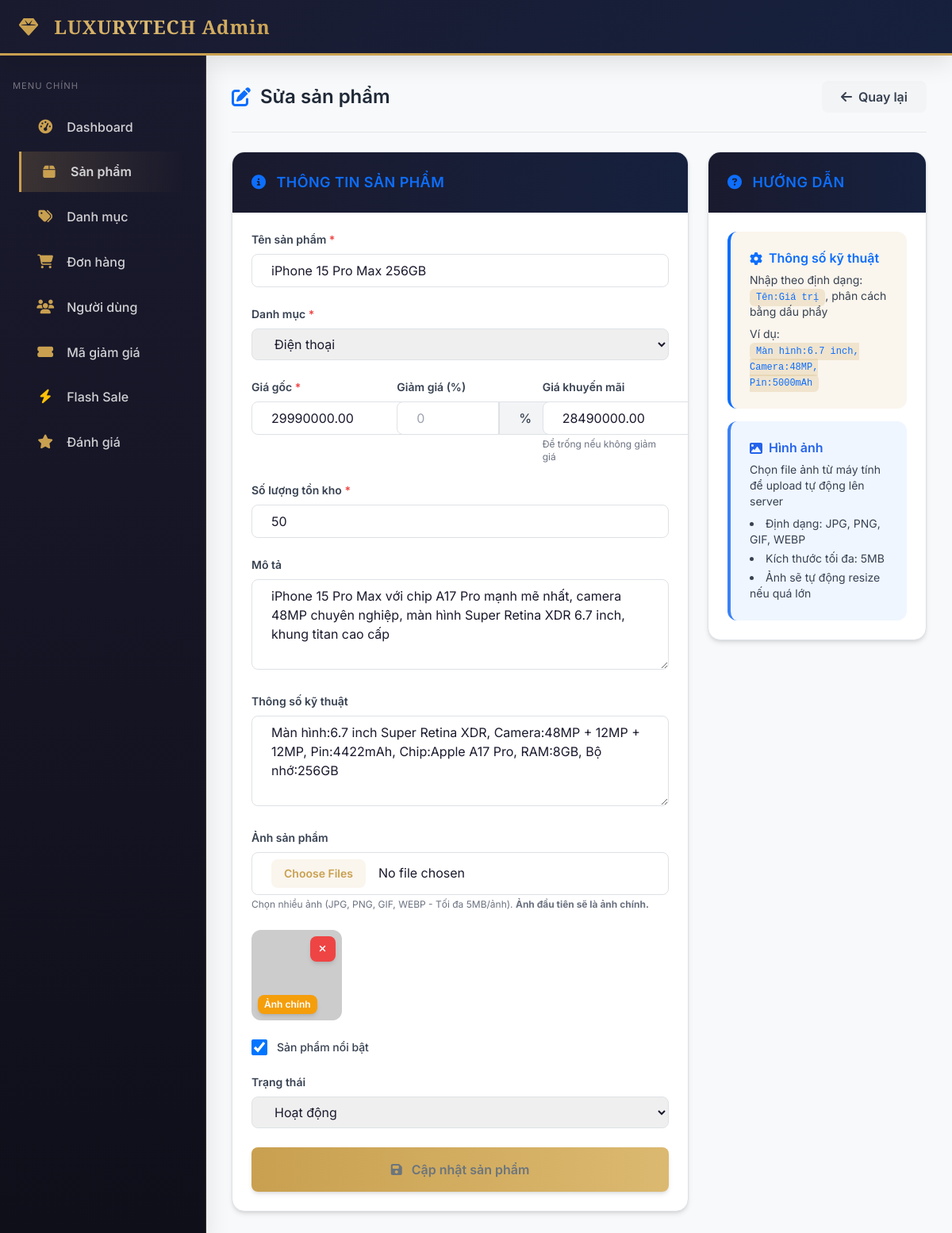
Screenshot of /admin/product-edit.php?id=1 (signed in) with the database file from the repository.
### tables this page shows
CREATE TABLE `products` (
    `id` INT AUTO_INCREMENT PRIMARY KEY,
    `category_id` INT NOT NULL,
    `name` VARCHAR(255) NOT NULL,
    `slug` VARCHAR(255) UNIQUE NOT NULL,
    `description` TEXT,
    `specifications` TEXT,
    `price` DECIMAL(15, 2) NOT NULL,
    `sale_price` DECIMAL(15, 2),
    `image` VARCHAR(255),
    `images` TEXT,
    `stock` INT DEFAULT 0,
    `views` INT DEFAULT 0,
    `rating` DECIMAL(3, 2) DEFAULT 0,
    `reviews_count` INT DEFAULT 0,
    `is_featured` BOOLEAN DEFAULT 0,
    `status` ENUM('active', 'inactive') NOT NULL DEFAULT 'active',
    `created_at` TIMESTAMP DEFAULT CURRENT_TIMESTAMP,
    `updated_at` TIMESTAMP DEFAULT CURRENT_TIMESTAMP ON UPDATE CURRENT_TIMESTAMP,
    FOREIGN KEY (`category_id`) REFERENCES `categories`(`id`) ON DELETE CASCADE
);

CREATE TABLE `categories` (
    `id` INT AUTO_INCREMENT PRIMARY KEY,
    `name` VARCHAR(100) NOT NULL,
    `slug` VARCHAR(100) UNIQUE NOT NULL,
    `description` TEXT,
    `image` VARCHAR(255),
    `created_at` TIMESTAMP DEFAULT CURRENT_TIMESTAMP
);

### admin/product-edit.php (the view, shortened to what this page needs)
<?php
require_once 'includes/auth.php';
$id = isset($_GET['id']) ? intval($_GET['id']) : 0;
$sql = "SELECT * FROM products WHERE id = ?";
$stmt = $conn->prepare($sql);
$stmt->bind_param("i", $id);
$stmt->execute();
$product = $stmt->get_result()->fetch_assoc();
$categories = $conn->query("SELECT * FROM categories ORDER BY name");
include 'includes/header.php';
?>
<div class="flex flex-col sm:flex-row sm:justify-between sm:items-center gap-4 pb-4 mb-6 border-b border-gray-200">
    <h1 class="text-2xl font-semibold text-gray-800 flex items-center">
        <i class="fas fa-edit mr-3 text-primary"></i> Sửa sản phẩm
    </h1>
    <div class="flex items-center">
        <a href="products.php" class="inline-flex items-center px-4 py-2 bg-gray-100 text-gray-700 font-semibold rounded-lg hover:bg-gray-200 transition-colors">
            <i class="fas fa-arrow-left mr-2"></i> Quay lại
        </a>
    </div>
</div>
<div class="grid grid-cols-1 lg:grid-cols-12 gap-6">
    <div class="lg:col-span-8">
        <div class="bg-white rounded-2xl border border-gray-200 shadow-md overflow-hidden">
            <div class="bg-gradient-to-r from-secondary to-secondary-light px-6 py-4">
                <h2 class="text-lg font-semibold text-primary uppercase tracking-wide">
                    <i class="fas fa-info-circle mr-2"></i> Thông tin sản phẩm
                </h2>
            </div>
            <div class="p-6">
                <form id="productForm" class="space-y-6">
                    <div>
                        <label class="block text-sm font-semibold text-gray-700 mb-2">
                            Tên sản phẩm <span class="text-red-500">*</span>
                        </label>
                        <input type="text"
                               name="name"
                               id="productName"
                               class="w-full px-4 py-2 border border-gray-300 rounded-lg focus:ring-2 focus:ring-primary focus:border-primary outline-none transition-colors"
                               value="<?php echo htmlspecialchars($product['name']); ?>"
                               required>
                    </div>
                    <div>
                        <label class="block text-sm font-semibold text-gray-700 mb-2">
                            Danh mục <span class="text-red-500">*</span>
                        </label>
                        <select name="category_id"
                                id="categoryId"
                                class="w-full px-4 py-2 border border-gray-300 rounded-lg focus:ring-2 focus:ring-primary focus:border-primary outline-none transition-colors"
                                required>
                            <?php while ($cat = $categories->fetch_assoc()): ?>
                            <option value="<?php echo $cat['id']; ?>" <?php echo $cat['id'] == $product['category_id'] ? 'selected' : ''; ?>>
                                <?php echo htmlspecialchars($cat['name']); ?>
                            </option>
                            <?php endwhile; ?>
                        </select>
                    </div>
                    <div class="grid grid-cols-1 md:grid-cols-3 gap-4">
                        <div>
                            <label class="block text-sm font-semibold text-gray-700 mb-2">
                                Giá gốc <span class="text-red-500">*</span>
                            </label>
                            <div class="flex">
                                <input type="number"
                                       id="price"
                                       name="price"
                                       class="flex-1 px-4 py-2 border border-gray-300 rounded-l-lg focus:ring-2 focus:ring-primary focus:border-primary outline-none transition-colors"
                                       step="1000"
                                       value="<?php echo $product['price']; ?>"
                                       required
                                       placeholder="0">
                                <span class="px-4 py-2 bg-gray-100 border border-l-0 border-gray-300 rounded-r-lg text-gray-700 font-medium">đ</span>
                            </div>
                        </div>
                        <div>
                            <label class="block text-sm font-semibold text-gray-700 mb-2">Giảm giá (%)</label>
                            <div class="flex">
                                <input type="number"
                                       id="discount_percent"
                                       class="flex-1 px-4 py-2 border border-gray-300 rounded-l-lg focus:ring-2 focus:ring-primary focus:border-primary outline-none transition-colors"
                                       min="0"
                                       max="100"
                                       step="1"
                                       placeholder="0">
                                <span class="px-4 py-2 bg-gray-100 border border-l-0 border-gray-300 text-gray-700 font-medium">%</span>
                                <button class="px-4 py-2 bg-gradient-to-r from-primary to-primary-light text-secondary font-semibold rounded-r-lg hover:from-primary-dark hover:to-primary transition-all"
                                        type="button"
                                        id="apply-discount">
                                </button>
                            </div>
                        </div>
                        <div>
                            <label class="block text-sm font-semibold text-gray-700 mb-2">Giá khuyến mãi</label>
                            <div class="flex">
                                <input type="number"
                                       id="sale_price"
                                       name="sale_price"
                                       class="flex-1 px-4 py-2 border border-gray-300 rounded-l-lg focus:ring-2 focus:ring-primary focus:border-primary outline-none transition-colors"
                                       step="1000"
                                       value="<?php echo $product['sale_price']; ?>"
                                       placeholder="0">
                            </div>
                            <small class="text-gray-500 text-xs mt-1 block">Để trống nếu không giảm giá</small>
                        </div>
                    </div>
                    <div>
                        <label class="block text-sm font-semibold text-gray-700 mb-2">
                            Số lượng tồn kho <span class="text-red-500">*</span>
                        </label>
                        <input type="number"
                               name="stock"
                               id="productStock"
                               class="w-full px-4 py-2 border border-gray-300 rounded-lg focus:ring-2 focus:ring-primary focus:border-primary outline-none transition-colors"
                               value="<?php echo $product['stock']; ?>"
                               required>
                    </div>
                    <div>
                        <label class="block text-sm font-semibold text-gray-700 mb-2">Mô tả</label>
                        <textarea name="description"
                                  id="productDescription"
                                  class="w-full px-4 py-2 border border-gray-300 rounded-lg focus:ring-2 focus:ring-primary focus:border-primary outline-none transition-colors"
                                  rows="4"><?php echo htmlspecialchars($product['description']); ?></textarea>
                    </div>
                    <div>
                        <label class="block text-sm font-semibold text-gray-700 mb-2">Thông số kỹ thuật</label>
                        <textarea name="specifications"
                                  id="productSpecifications"
                                  class="w-full px-4 py-2 border border-gray-300 rounded-lg focus:ring-2 focus:ring-primary focus:border-primary outline-none transition-colors"
                                  rows="4"><?php echo htmlspecialchars($product['specifications']); ?></textarea>
                    </div>
                    <div>
                        <label class="block text-sm font-semibold text-gray-700 mb-2">Ảnh sản phẩm</label>
                        <input type="file"
                               id="imageFiles"
                               class="w-full px-4 py-2 border border-gray-300 rounded-lg focus:ring-2 focus:ring-primary focus:border-primary outline-none transition-colors file:mr-4 file:py-2 file:px-4 file:rounded-lg file:border-0 file:text-sm file:font-semibold file:bg-primary/10 file:text-primary hover:file:bg-primary/20"
                               accept="image/*"
                               multiple>
                        <small class="text-gray-500 text-xs mt-1 block">
                            Chọn nhiều ảnh (JPG, PNG, GIF, WEBP - Tối đa 5MB/ảnh). <strong>Ảnh đầu tiên sẽ là ảnh chính.</strong>
                        </small>
                        <div id="imagePreview" class="mt-4">
                            <div id="previewContainer" class="grid grid-cols-2 sm:grid-cols-3 md:grid-cols-4 gap-4"></div>
                        </div>
                    </div>
                    <div class="flex items-center">
                        <input type="checkbox"
                               name="is_featured"
                               class="w-5 h-5 text-primary border-gray-300 rounded focus:ring-primary focus:ring-2"
                               id="is_featured"
                               <?php echo $product['is_featured'] ? 'checked' : ''; ?>>
                        <label class="ml-3 text-sm font-medium text-gray-700 cursor-pointer" for="is_featured">
                            Sản phẩm nổi bật
                        </label>
                    </div>
                    <div>
                        <label class="block text-sm font-semibold text-gray-700 mb-2">Trạng thái</label>
                        <select name="status"
                                id="productStatus"
                                class="w-full px-4 py-2 border border-gray-300 rounded-lg focus:ring-2 focus:ring-primary focus:border-primary outline-none transition-colors">
                            <option value="active" <?php echo $product['status'] == 'active' ? 'selected' : ''; ?>>Hoạt động</option>
                        </select>
                    </div>
                    <div class="space-y-4">
                        <button type="submit"
                                id="updateBtn"
                                class="w-full px-6 py-3 bg-gradient-to-r from-primary to-primary-light text-secondary font-semibold rounded-lg hover:from-primary-dark hover:to-primary transition-all shadow-md hover:shadow-lg">
                            <i class="fas fa-save mr-2"></i> Cập nhật sản phẩm
                        </button>
                    </div>
                </form>
            </div>
        </div>
    </div>
    <div class="lg:col-span-4">
        <div class="bg-white rounded-2xl border border-gray-200 shadow-md overflow-hidden">
            <div class="bg-gradient-to-r from-secondary to-secondary-light px-6 py-4">
                <h2 class="text-lg font-semibold text-primary uppercase tracking-wide">
                    <i class="fas fa-question-circle mr-2"></i> Hướng dẫn
                </h2>
            </div>
            <div class="p-6 space-y-4">
                <div class="p-4 bg-primary/10 rounded-xl border-l-4 border-primary">
                    <h6 class="text-primary font-semibold mb-2 flex items-center">
                        <i class="fas fa-cog mr-2"></i> Thông số kỹ thuật
                    </h6>
                    <p class="text-sm text-gray-700 mb-2">
                        Nhập theo định dạng: <code class="px-2 py-1 bg-primary/20 text-primary rounded text-xs font-mono">Tên:Giá trị</code>, phân cách bằng dấu phẩy
                    </p>
                    <p class="text-sm text-gray-700 mb-0">
                        Ví dụ:<br>
                        <code class="px-2 py-1 bg-primary/20 text-primary rounded text-xs font-mono">Màn hình:6.7 inch, Camera:48MP, Pin:5000mAh</code>
                    </p>
                </div>
                <div class="p-4 bg-blue-50 rounded-xl border-l-4 border-blue-500">
                    <h6 class="text-blue-600 font-semibold mb-2 flex items-center">
                        <i class="fas fa-image mr-2"></i> Hình ảnh
                    </h6>
                    <p class="text-sm text-gray-700 mb-2">
                        Chọn file ảnh từ máy tính để upload tự động lên server
                    </p>
                    <ul class="text-sm text-gray-700 space-y-1 list-disc list-inside">
                        <li>Định dạng: JPG, PNG, GIF, WEBP</li>
                        <li>Kích thước tối đa: 5MB</li>
                        <li>Ảnh sẽ tự động resize nếu quá lớn</li>
                    </ul>
                </div>
            </div>
        </div>
    </div>
</div>
<?php include 'includes/footer.php'; ?>

### assets/css/admin.css (style rules this page uses)
:root { --primary: #c9a050; --primary-dark: #b08d3e; --primary-light: #dbb970; --primary-gradient: linear-gradient(135deg, #c9a050 0%, #dbb970 50%, #c9a050 100%); --secondary: #1a1a2e; --secondary-light: #16213e; --secondary-dark: #0f0f1a; --success: #10b981; --danger: #ef4444; --warning: #f59e0b; --info: #3b82f6; --bg-light: #ffffff; --bg-gray: #f8f9fa; --bg-light-gray: #f3f4f6; --bg-dark: #1a1a2e; --bg-border: #e5e7eb; --text-primary: #1a1a2e; --text-secondary: #6b7280; --text-muted: #9ca3af; --text-light: #ffffff; --border-color: rgba(201, 160, 80, 0.2); --border-light: #f3f4f6; --shadow-sm: 0 2px 4px rgba(0, 0, 0, 0.05); --shadow-md: 0 4px 12px rgba(0, 0, 0, 0.08); --shadow-lg: 0 10px 30px rgba(0, 0, 0, 0.1); --shadow-xl: 0 20px 40px rgba(0, 0, 0, 0.12); --shadow-gold: 0 4px 20px rgba(201, 160, 80, 0.25); }
* { margin: 0; padding: 0; box-sizing: border-box; }
html, body { height: 100%; width: 100%; }
body { font-family: 'Inter', -apple-system, BlinkMacSystemFont, 'Segoe UI', Roboto, sans-serif; background: var(--bg-gray); color: var(--text-primary); overflow-x: hidden; }

### rows the page displays
products: name "iPhone 15 Pro Max 256GB", category_id "Điện thoại", price "29990000.00", sale_price "28490000.00", stock "50", description "iPhone 15 Pro Max với chip A17 Pro mạnh mẽ nhất, camera 48MP chuyên nghiệp, màn hình Super Retina XDR 6.7 inch, khung titan cao cấp", specifications "Màn hình:6.7 inch Super Retina XDR, Camera:48MP + 12MP + 12MP, Pin:4422mAh, Chip:Apple A17 Pro, RAM:8GB, Bộ nhớ:256GB", is_featured "☑", status "Hoạt động"
